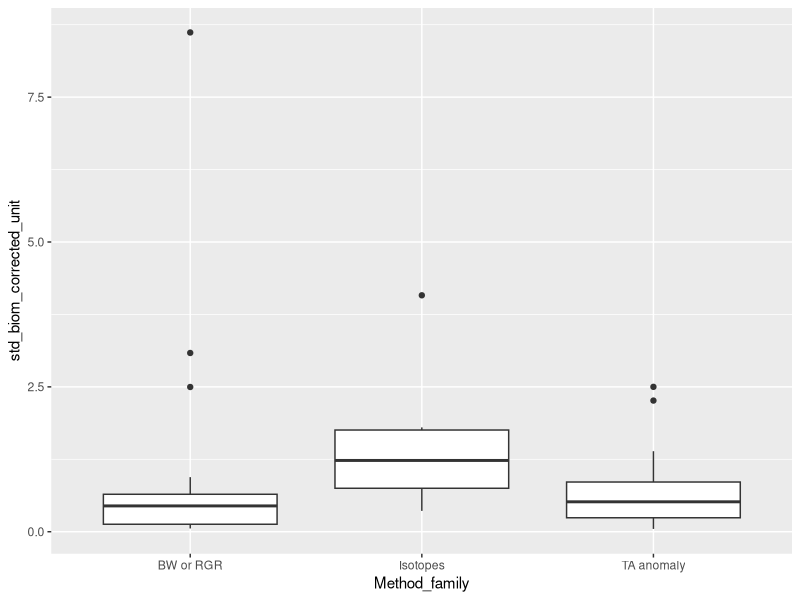

Source code (R): (Note: this script raises an error after producing the figure.)
#### Set up environment ----
rm(list = ls()) ; options(cores = parallel::detectCores())

# Packages
library(readxl)
library(tidyverse)

# Dataset
CCA_CC_SC <- read_excel("Data/CCA_CC_SC.xlsx")

# Units to convert
mol_to_umol      = 1e+06
nmol_to_umol     = 1e+03
g_to_mg          = 1e+03
molar_mass_CaCO3 = 100.1 
day_to_hour      = 24.00
hour_to_minute   = 60.00

#### Reshape methodologies ----
# Rename Methods from Steeve, Ben and Chris paper – Global Change Biology
CCA_CC_SC$Method_family = ifelse(CCA_CC_SC$Method %in% unique(CCA_CC_SC$Method)[c(3,12,25)], 
                                 "TA anomaly", CCA_CC_SC$Method)
CCA_CC_SC$Method_family = ifelse(CCA_CC_SC$Method %in% unique(CCA_CC_SC$Method)[c(4,10,13)], 
                                 "Staining"  , CCA_CC_SC$Method_family)
CCA_CC_SC$Method_family = ifelse(CCA_CC_SC$Method %in% unique(CCA_CC_SC$Method)[c(5,07,21)], 
                                 "Isotopes"  , CCA_CC_SC$Method_family)
CCA_CC_SC$Method_family = ifelse(CCA_CC_SC$Method %in% unique(CCA_CC_SC$Method)[c(1,09,11,14,20,22,23,26)], 
                                 "BW or RGR" , CCA_CC_SC$Method_family)
CCA_CC_SC = CCA_CC_SC %>% mutate(., Method = replace_na(Method, "NA")) %>% 
  dplyr::filter(., Method != "Net photosynthesis", Method != "Photo", Method != "Net respiration", Method != "SOPHIE TO GET ?")

#### Biomass ----
biomass_corrected_unit <- unique(CCA_CC_SC$Unit)[c(3,5,9,13,15,17,21:24,29:30,33,37,43,45:46,53:54,56:57)]
CCA_biom <- CCA_CC_SC %>% dplyr::filter(., Unit %in% biomass_corrected_unit)
CCA_biom$Unit = ifelse(CCA_biom$Unit %in% unique(CCA_biom$Unit)[c(1,6:7,9:10,13:14,18:19,21)], "umol_g_h", CCA_biom$Unit)
CCA_biom <- CCA_biom %>% 
  mutate(std_biom_corrected_unit = case_when(Unit == "umol_g_h" ~ Rate,
                                             Unit == "nmoles g-1 dry weight min-l" ~ Rate / nmol_to_umol * hour_to_minute,
                                             Unit == "mgCaCO3 g-1 d-1" ~ Rate / g_to_mg / molar_mass_CaCO3 / day_to_hour * mol_to_umol,
                                             Unit == "g CaCO3/g/h" ~ Rate / molar_mass_CaCO3 * mol_to_umol,
                                             Unit == "umol/g(dwt)/min" ~ Rate * hour_to_minute,
                                             Unit == "mg CaCO3 mg-1 day-1." ~ Rate / g_to_mg / molar_mass_CaCO3 / day_to_hour * mol_to_umol,
                                             Unit == "mg wet weight mg-1 day-1" ~ Rate / molar_mass_CaCO3 / day_to_hour * mol_to_umol,
                                             Unit == "g per g (day-1)" ~ Rate / molar_mass_CaCO3 / day_to_hour * mol_to_umol,
                                             Unit == "µmolC/g day" ~ Rate / day_to_hour,
                                             Unit == "µmol CaCO3/g/day" ~ Rate / day_to_hour,
                                             Unit == "mg g–1 d–1)" ~ Rate / g_to_mg /day_to_hour * mol_to_umol,
                                             Unit == "mgCaCO3 g-1 DW h-1" ~ Rate / g_to_mg * mol_to_umol,
                                             Unit == "µmol CaCO3/g/day" ~ Rate / day_to_hour)) 

## Mistakes
# Too much incertitude when it's wet ––– Remove.
CCA_biom <- CCA_biom %>% dplyr::filter(., !grepl("wet",`Unit`), !grepl("Wet",`Method`))
# Error unit in Graba-Landry et al. 2018 ––– in day and not in hours.
CCA_biom$std_biom_corrected_unit[c(32,33)] <- CCA_biom$std_biom_corrected_unit[c(32,33)] / 24
# Error unit in Donham et al 2022 ––– Percentage, useless - Remove.
CCA_biom <- CCA_biom %>% dplyr::filter(., `Paper name` != "Donham et al 2022")
# Suspicious w/ Barner et al. 2018 ––– Remove (waiting for this where they found the values)
CCA_biom <- CCA_biom %>% dplyr::filter(., `Paper name` != "Barner et al. 2018")
# Remove negative values and recode NA values
CCA_biom <- CCA_biom %>% dplyr::filter(., std_biom_corrected_unit >= 0)
CCA_biom$Method_family[CCA_biom$Method_family == "NA"] <- NA
CCA_biom$Climate[CCA_biom$Climate == "NA"] <- NA
# Add Genus informations
CCA_biom$Genus   <- stringr::word(CCA_biom$Species, 1)
CCA_biom$Species <- paste(stringr::word(CCA_biom$Species, 1), stringr::word(CCA_biom$Species, 2), sep = "_")

## Fill the gaps – Methods
# Legrand et al. 2019
CCA_biom$Method_family[c(33:36)] <- "TA anomaly"
# Navarte et al. 2019, 2020
CCA_biom$Method[c(39:41)] <- "RGR" ; CCA_biom$Method_family[c(39:41)] <- "BW or RGR"
# Qui-Minet et al. 2019
CCA_biom$Method[c(44:54)] <- "Total alkalinity" ; CCA_biom$Method_family[c(44:54)] <- "TA anomaly"
# Sordo et al. 2018
CCA_biom$Method[c(59:62)] <- "BW" ; CCA_biom$Method_family[c(59:62)] <- "BW or RGR"

## Fill the gaps – Climate
CCA_biom$Climate[which(CCA_biom$`Paper name` %in% c("Navarte et al 2020", "Noisette et al 2013 JEMBE", 
                                                   "Ragazzola et al 2020", "Schubert et al 2021", 
                                                   "Schubert et al. 2019", "Sordo et al 2020"))] = "Cool Temperate"
CCA_biom$Climate[which(CCA_biom$`Paper name` == "McGraw et al. 2010")] = "Warm temperate"
CCA_biom$Climate[which(CCA_biom$`Paper name` == "Wei et al 2020")] = "Tropical"

## Some values are really high... Discuss about it w/ Steeve, Chris and Ben
table(CCA_biom$Method_family, CCA_biom$Genus)
Biom_stat = CCA_biom %>% group_by(Method_family, Climate) %>% 
  summarise(growth_rate = mean(std_biom_corrected_unit), SD = sd(std_biom_corrected_unit))

CCA_biom %>% dplyr::filter(., std_biom_corrected_unit <= 10) %>% 
ggplot() + geom_boxplot(aes(x = Method_family, y = std_biom_corrected_unit)) 


#### Surface ----
surface_corrected_unit <- unique(CCA_CC_SC$Unit)[c(1,8,11,13:14,16,20,30,33,49,57,61)]
CCA_surf <- CCA_CC_SC %>% dplyr::filter(., Unit %in% surface_corrected_unit)

table(CCA_surf$Unit)

table(CCA_surf$Method, CCA_surf$`Paper name`) %>% View()

CCA_surf <- CCA_surf %>% drop_na(Rate) %>% dplyr::filter(., !grepl("\"CCA\"", Species)) %>% 
  dplyr::filter(., !grepl("CCA", Species))
unique(CCA_surf$Species)
